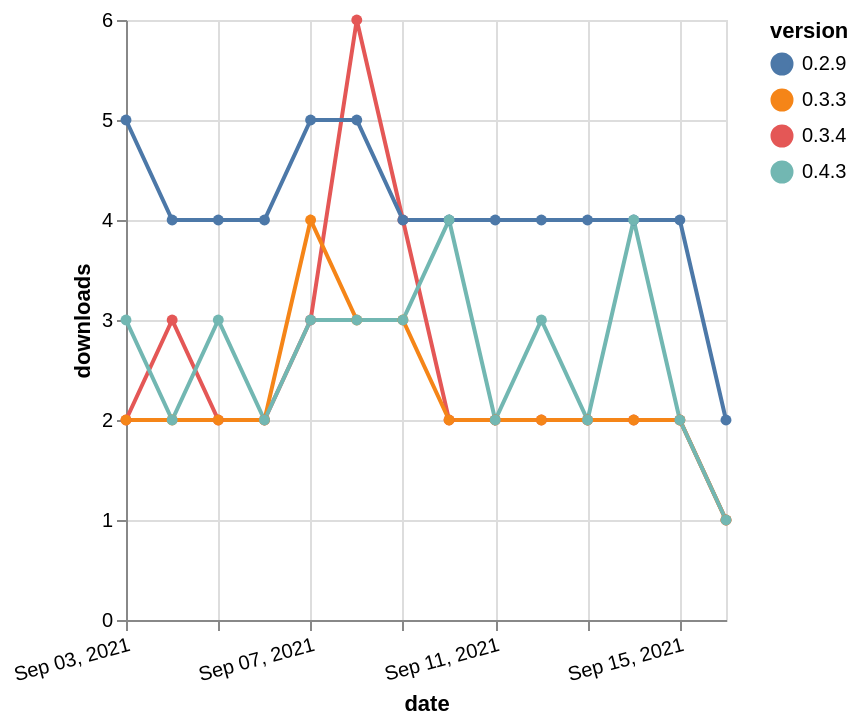

Express this chart as Vega-Lite.
### Vega-Lite specification from a JSON file in a GitHub repository (floating-point values rounded to 4 significant figures)
{"$schema": "https://vega.github.io/schema/vega-lite/v5.json", "description": "A simple bar chart with embedded data.", "data": {"values": [{"date": "2021-09-03", "total": 2706, "delta": 2, "version": "0.3.4"}, {"date": "2021-09-04", "total": 2709, "delta": 3, "version": "0.3.4"}, {"date": "2021-09-05", "total": 2711, "delta": 2, "version": "0.3.4"}, {"date": "2021-09-06", "total": 2713, "delta": 2, "version": "0.3.4"}, {"date": "2021-09-07", "total": 2716, "delta": 3, "version": "0.3.4"}, {"date": "2021-09-08", "total": 2722, "delta": 6, "version": "0.3.4"}, {"date": "2021-09-09", "total": 2726, "delta": 4, "version": "0.3.4"}, {"date": "2021-09-10", "total": 2728, "delta": 2, "version": "0.3.4"}, {"date": "2021-09-11", "total": 2730, "delta": 2, "version": "0.3.4"}, {"date": "2021-09-12", "total": 2732, "delta": 2, "version": "0.3.4"}, {"date": "2021-09-13", "total": 2734, "delta": 2, "version": "0.3.4"}, {"date": "2021-09-14", "total": 2736, "delta": 2, "version": "0.3.4"}, {"date": "2021-09-15", "total": 2738, "delta": 2, "version": "0.3.4"}, {"date": "2021-09-16", "total": 2739, "delta": 1, "version": "0.3.4"}, {"date": "2021-09-03", "total": 4709, "delta": 5, "version": "0.2.9"}, {"date": "2021-09-04", "total": 4713, "delta": 4, "version": "0.2.9"}, {"date": "2021-09-05", "total": 4717, "delta": 4, "version": "0.2.9"}, {"date": "2021-09-06", "total": 4721, "delta": 4, "version": "0.2.9"}, {"date": "2021-09-07", "total": 4726, "delta": 5, "version": "0.2.9"}, {"date": "2021-09-08", "total": 4731, "delta": 5, "version": "0.2.9"}, {"date": "2021-09-09", "total": 4735, "delta": 4, "version": "0.2.9"}, {"date": "2021-09-10", "total": 4739, "delta": 4, "version": "0.2.9"}, {"date": "2021-09-11", "total": 4743, "delta": 4, "version": "0.2.9"}, {"date": "2021-09-12", "total": 4747, "delta": 4, "version": "0.2.9"}, {"date": "2021-09-13", "total": 4751, "delta": 4, "version": "0.2.9"}, {"date": "2021-09-14", "total": 4755, "delta": 4, "version": "0.2.9"}, {"date": "2021-09-15", "total": 4759, "delta": 4, "version": "0.2.9"}, {"date": "2021-09-16", "total": 4761, "delta": 2, "version": "0.2.9"}, {"date": "2021-09-03", "total": 2518, "delta": 2, "version": "0.3.3"}, {"date": "2021-09-04", "total": 2520, "delta": 2, "version": "0.3.3"}, {"date": "2021-09-05", "total": 2522, "delta": 2, "version": "0.3.3"}, {"date": "2021-09-06", "total": 2524, "delta": 2, "version": "0.3.3"}, {"date": "2021-09-07", "total": 2528, "delta": 4, "version": "0.3.3"}, {"date": "2021-09-08", "total": 2531, "delta": 3, "version": "0.3.3"}, {"date": "2021-09-09", "total": 2534, "delta": 3, "version": "0.3.3"}, {"date": "2021-09-10", "total": 2536, "delta": 2, "version": "0.3.3"}, {"date": "2021-09-11", "total": 2538, "delta": 2, "version": "0.3.3"}, {"date": "2021-09-12", "total": 2540, "delta": 2, "version": "0.3.3"}, {"date": "2021-09-13", "total": 2542, "delta": 2, "version": "0.3.3"}, {"date": "2021-09-14", "total": 2544, "delta": 2, "version": "0.3.3"}, {"date": "2021-09-15", "total": 2546, "delta": 2, "version": "0.3.3"}, {"date": "2021-09-16", "total": 2547, "delta": 1, "version": "0.3.3"}, {"date": "2021-09-03", "total": 2263, "delta": 3, "version": "0.4.3"}, {"date": "2021-09-04", "total": 2265, "delta": 2, "version": "0.4.3"}, {"date": "2021-09-05", "total": 2268, "delta": 3, "version": "0.4.3"}, {"date": "2021-09-06", "total": 2270, "delta": 2, "version": "0.4.3"}, {"date": "2021-09-07", "total": 2273, "delta": 3, "version": "0.4.3"}, {"date": "2021-09-08", "total": 2276, "delta": 3, "version": "0.4.3"}, {"date": "2021-09-09", "total": 2279, "delta": 3, "version": "0.4.3"}, {"date": "2021-09-10", "total": 2283, "delta": 4, "version": "0.4.3"}, {"date": "2021-09-11", "total": 2285, "delta": 2, "version": "0.4.3"}, {"date": "2021-09-12", "total": 2288, "delta": 3, "version": "0.4.3"}, {"date": "2021-09-13", "total": 2290, "delta": 2, "version": "0.4.3"}, {"date": "2021-09-14", "total": 2294, "delta": 4, "version": "0.4.3"}, {"date": "2021-09-15", "total": 2296, "delta": 2, "version": "0.4.3"}, {"date": "2021-09-16", "total": 2297, "delta": 1, "version": "0.4.3"}]}, "width": "container", "mark": {"type": "line", "point": {"filled": true}}, "encoding": {"x": {"field": "date", "type": "temporal", "timeUnit": "yearmonthdate", "title": "date", "axis": {"labelAngle": -15}}, "y": {"field": "delta", "type": "quantitative", "title": "downloads"}, "color": {"field": "version", "type": "nominal"}, "tooltip": {"field": "delta"}}}
